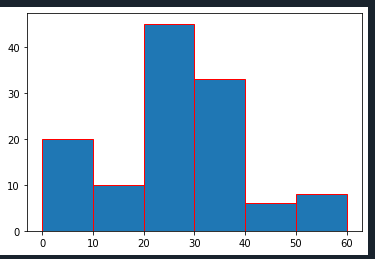

Recreate this plot in Python.
# -*- coding: utf-8 -*-
"""
Created on Fri Dec 10 08:54:54 2021

@author: user
"""

import matplotlib.pyplot as plt
data_stud=[5,15,25,35,45,55]
plt.hist(data_stud,bins=[0,10,20,30,40,50,60],weights=[20,10,45,33,6,8],edgecolor="red")
plt.show()
